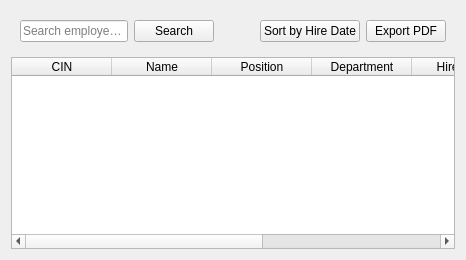
                <widget class="QWidget" name="listTab">
                 <attribute name="icon">
                  <iconset resource="resources.qrc">
                   <normaloff>:/icons/icons/list.png</normaloff>:/icons/icons/list.png</iconset>
                 </attribute>
                 <attribute name="title">
                  <string> List of Employees</string>
                 </attribute>
                 <layout class="QVBoxLayout" name="listTabLayout">
                  <item>
                   <widget class="QFrame" name="searchFrame">
                    <layout class="QHBoxLayout" name="searchLayout">
                     <item>
                      <widget class="QLineEdit" name="searchLineEdit">
                       <property name="placeholderText">
                        <string>Search employees...</string>
                       </property>
                      </widget>
                     </item>
                     <item>
                      <widget class="QPushButton" name="employeeSearchButton">
                       <property name="text">
                        <string>Search</string>
                       </property>
                       <property name="icon">
                        <iconset resource="resources.qrc">
                         <normaloff>:/icons/icons/search.png</normaloff>:/icons/icons/search.png</iconset>
                       </property>
                      </widget>
                     </item>
                     <item>
                      <spacer name="employeeSearchSpacer">
                       <property name="orientation">
                        <enum>Qt::Orientation::Horizontal</enum>
                       </property>
                       <property name="sizeHint" stdset="0">
                        <size>
                         <width>40</width>
                         <height>20</height>
                        </size>
                       </property>
                      </spacer>
                     </item>
                     <item>
                      <widget class="QPushButton" name="employeeSortButton">
                       <property name="text">
                        <string>Sort by Hire Date</string>
                       </property>
                      </widget>
                     </item>
                     <item>
                      <widget class="QPushButton" name="employeeExportButton">
                       <property name="text">
                        <string>Export PDF</string>
                       </property>
                      </widget>
                     </item>
                    </layout>
                   </widget>
                  </item>
                  <item>
                   <widget class="QTableWidget" name="employeeTable">
                    <property name="alternatingRowColors">
                     <bool>true</bool>
                    </property>
                    <property name="selectionBehavior">
                     <enum>QAbstractItemView::SelectionBehavior::SelectRows</enum>
                    </property>
                    <column>
                     <property name="text">
                      <string>CIN</string>
                     </property>
                    </column>
                    <column>
                     <property name="text">
                      <string>Name</string>
                     </property>
                    </column>
                    <column>
                     <property name="text">
                      <string>Position</string>
                     </property>
                    </column>
                    <column>
                     <property name="text">
                      <string>Department</string>
                     </property>
                    </column>
                    <column>
                     <property name="text">
                      <string>Hire Date</string>
                     </property>
                    </column>
                    <column>
                     <property name="text">
                      <string>Status</string>
                     </property>
                    </column>
                    <column>
                     <property name="text">
                      <string>Actions</string>
                     </property>
                    </column>
                   </widget>
                  </item>
                 </layout>
                </widget>
